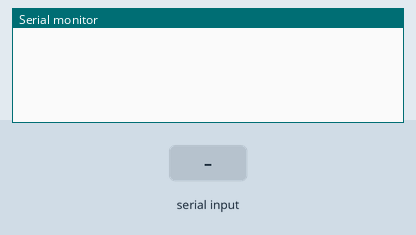
A sketch run on a simulated Arduino Uno, built with avr-gcc and run on an emulated ATmega328P. Parts: the last lines printed to the serial monitor. The inputs (shaded band) are chosen by the test bench.

Above: at 1.2 s.
1.3 s: "90,45\n" received over Serial
At 1.9 s:
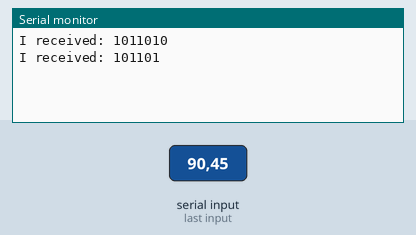
2.8 s: "30,150\n" received over Serial
At 4.3 s:
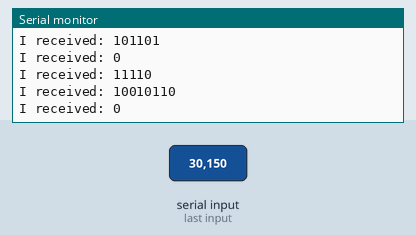
Timing chart, 0 to 5.8 s (numbered marks = the images above; inputs shaded):
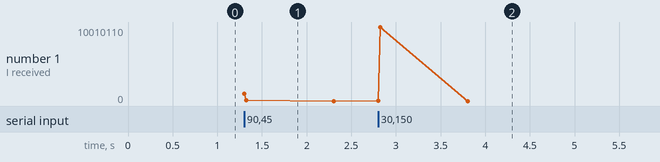

The sketch:

sketch_oct27a.ino
```cpp
int incomingByte = 0; // for incoming serial data

void setup() {
  Serial.begin(9600); // opens serial port, sets data rate to 9600 bps
}

void loop() {
  // send data only when you receive data:
  if (Serial.available() > 0) {
    // read the incoming byte:
    incomingByte = Serial.parseInt(); // max 32767 ???

    // say what you got:
    Serial.print("I received: ");
    Serial.println(incomingByte, BIN);
  }
}
```

Measured:
- after the input at 1.3 s, the serial monitor: prints a new line at once (image 1)
- after the input at 2.8 s, the serial monitor: prints a new line at once (image 2)
